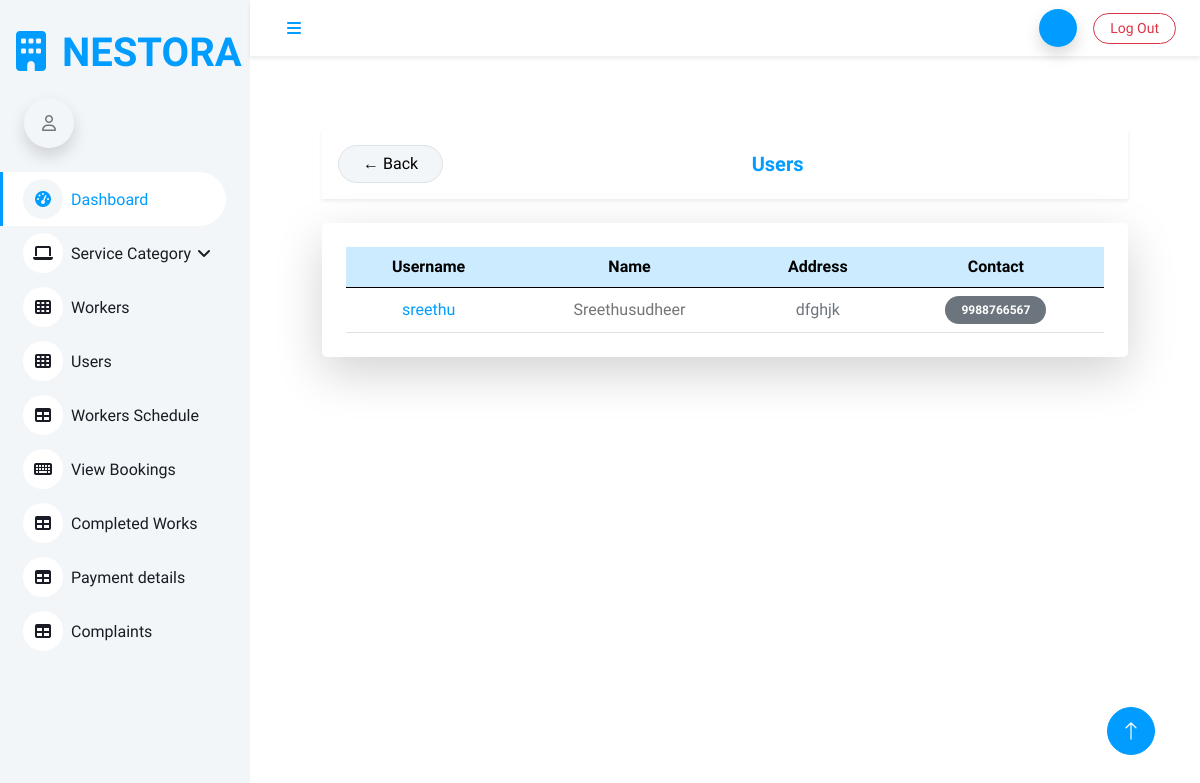
Before: /users with the older database file.
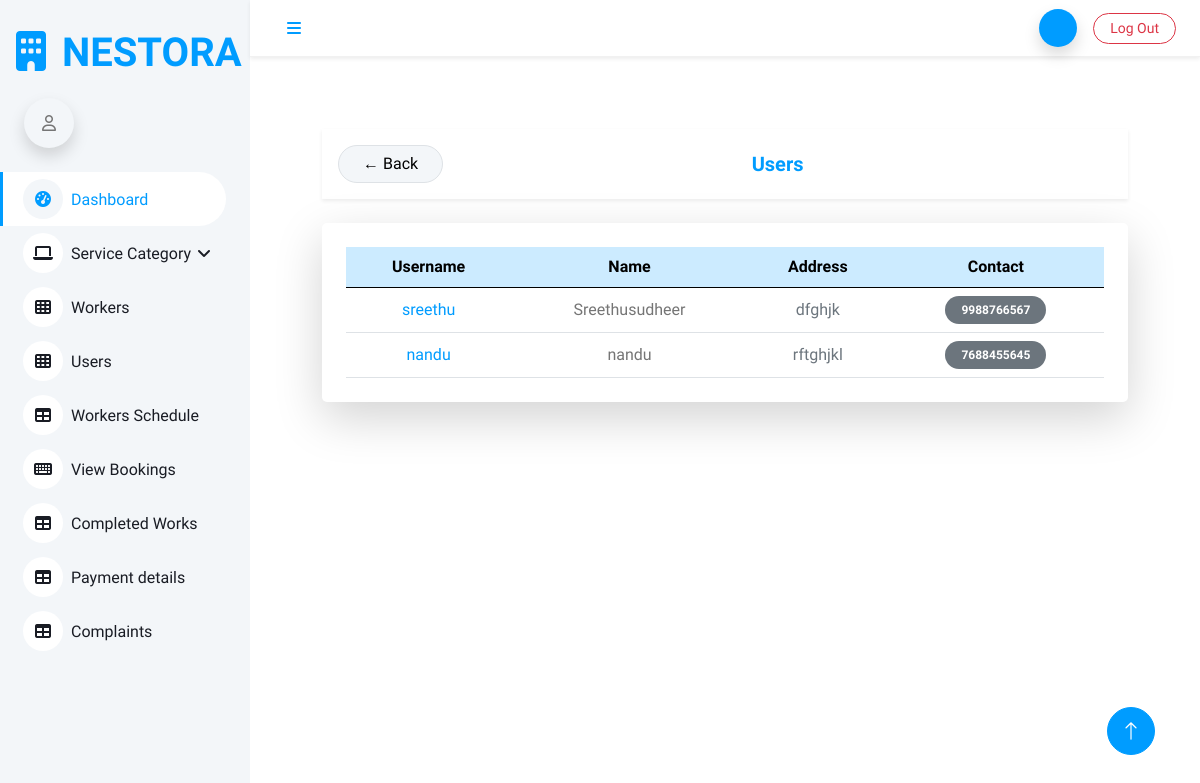
After: the same page with the newer database file.
### Homeserviceapp/models.py (models this page shows)
class UserRegistration(models.Model):
    user = models.OneToOneField(Login, on_delete=models.CASCADE, related_name='user')
    name = models.CharField(max_length=250)
    address = models.TextField(max_length=300)
    contact = models.IntegerField()

class Login(AbstractUser):
    is_user = models.BooleanField(default=False)
    is_worker = models.BooleanField(default=False)

### Homeserviceapp/views.py (the view)
# urls.py: path('users', views.view_users, name='users'),
def view_users(request):
    data = UserRegistration.objects.all()
    return render(request, 'admin/view_users.html', {'data': data})

### templates/admin/view_users.html (shortened to what this page needs)
{% extends 'admin/admin_dashboard.html' %}
{% block content %}
<div class="container py-4">
    <div class="d-flex justify-content-between align-items-center mb-4 p-3 bg-white shadow-sm rounded-4">
        <a href="{% url 'admin_dashboard' %}" class="btn btn-light border rounded-pill px-4">
            ← Back
        </a>
        <h5 class="mb-0 fw-bold text-primary">Users</h5>
    </div>
    <div class="card border-0 shadow-lg rounded-4">
        <div class="card-body p-4">
            <div class="table-responsive">
                <table class="table table-hover align-middle text-center mb-0">
                    <thead class="table-primary">
                        <tr>
                            <th>Username</th>
                            <th>Name</th>
                            <th>Address</th>
                            <th>Contact</th>
                        </tr>
                    </thead>
                    <tbody>
                        {% for i in data %}
                        <tr>
                            <td class="fw-semibold text-primary">
                                {{ i.user.username }}
                            </td>
                            <td>{{ i.name }}</td>
                            <td class="text-muted">
                                {{ i.address }}
                            </td>
                            <td>
                                <span class="badge bg-secondary px-3 py-2 rounded-pill">
                                    {{ i.contact }}
                                </span>
                            </td>
                        </tr>
                        {% empty %}
                        <tr>
                            <td colspan="4" class="text-muted py-4">
                                No users found
                            </td>
                        </tr>
                        {% endfor %}
                    </tbody>
                </table>
            </div>
        </div>
    </div>
</div>
{% endblock %}

Changed rows visible on the page:
added UserRegistration: user.username "nandu", name "nandu", address "rftghjkl", contact "7688455645"
